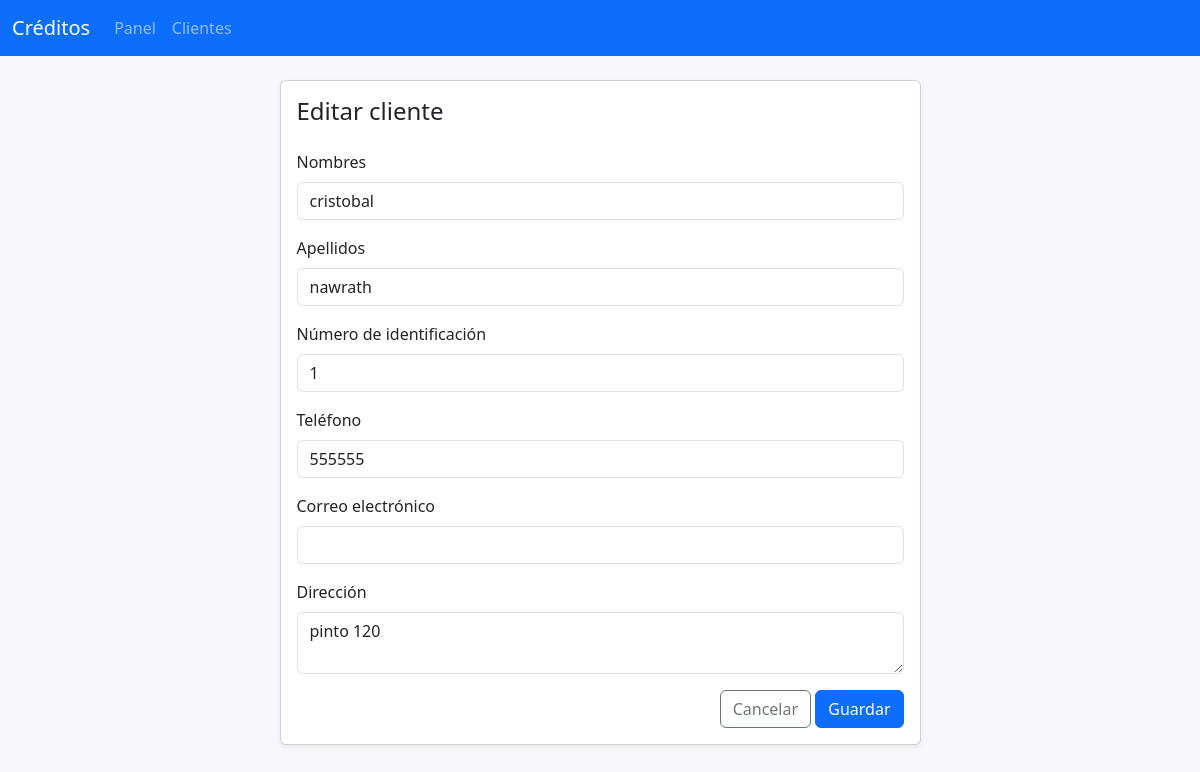
Page /clientes/1/editar/ on the committed database.
### creditos/models.py (models this page shows, shortened)
class Cliente(models.Model):
    nombres = models.CharField("Nombres", max_length=150)
    apellidos = models.CharField("Apellidos", max_length=150, blank=True)
    identificacion = models.CharField(
        "Número de identificación", max_length=50, unique=True
    )
    telefono = models.CharField("Teléfono", max_length=30, blank=True)
    email = models.EmailField("Correo electrónico", blank=True)
    direccion = models.CharField("Dirección", max_length=255, blank=True)
    fecha_registro = models.DateField("Fecha de registro", auto_now_add=True)
    class Meta:
        ordering = ["nombres", "apellidos"]
        verbose_name = "Cliente"
        verbose_name_plural = "Clientes"

### creditos/views.py (the view, shortened to what this page needs)
class ClienteUpdateView(View):
    template_name = "creditos/clientes/formulario.html"
    def dispatch(self, request, *args, **kwargs):
        pk = kwargs.get("pk")
        self.cliente = get_object_or_404(Cliente, pk=pk)
        return super().dispatch(request, *args, **kwargs)
    def get(self, request, pk):
        form = ClienteForm(instance=self.cliente)
        return render(request, self.template_name, {"form": form, "cliente": self.cliente})

### creditos/forms.py
class ClienteForm(forms.ModelForm):
    def __init__(self, *args, **kwargs) -> None:
        super().__init__(*args, **kwargs)
        for field in self.fields.values():
            css_class = field.widget.attrs.get("class", "")
            field.widget.attrs["class"] = f"form-control {css_class}".strip()
    class Meta:
        model = Cliente
        fields = (
            "nombres",
            "apellidos",
            "identificacion",
            "telefono",
            "email",
            "direccion",
        )
        widgets = {
            "direccion": forms.Textarea(attrs={"rows": 2}),
        }

### templates/creditos/clientes/formulario.html (shortened to what this page needs)
{% extends "base.html" %}
{% block content %}
<div class="row justify-content-center">
    <div class="col-lg-8 col-xl-7">
        <div class="card shadow-sm">
            <div class="card-body">
                <h1 class="h4 mb-4">{% if cliente %}Editar cliente{% else %}Registrar nuevo cliente{% endif %}</h1>
                <form method="post" novalidate>
                    {% for field in form %}
                        <div class="mb-3">
                            <label class="form-label" for="id_{{ field.name }}">{{ field.label }}</label>
                            {{ field }}
                        </div>
                    {% endfor %}
                    <div class="text-end">
                        <a href="{% url 'creditos:clientes_lista' %}" class="btn btn-outline-secondary">Cancelar</a>
                        <button type="submit" class="btn btn-primary">Guardar</button>
                    </div>
                </form>
            </div>
        </div>
    </div>
</div>
{% endblock %}

### static/css/app.css (style rules this page uses)
body { background-color: #f6f8fb; }

### rows in the picture
Cliente: form "cristobal" "nawrath" "1" "555555" "pinto 120"

### other values in the picture
{{ field.label }} "Nombres" "Apellidos" "Número de identificación" "Teléfono" "Correo electrónico" "Dirección"
